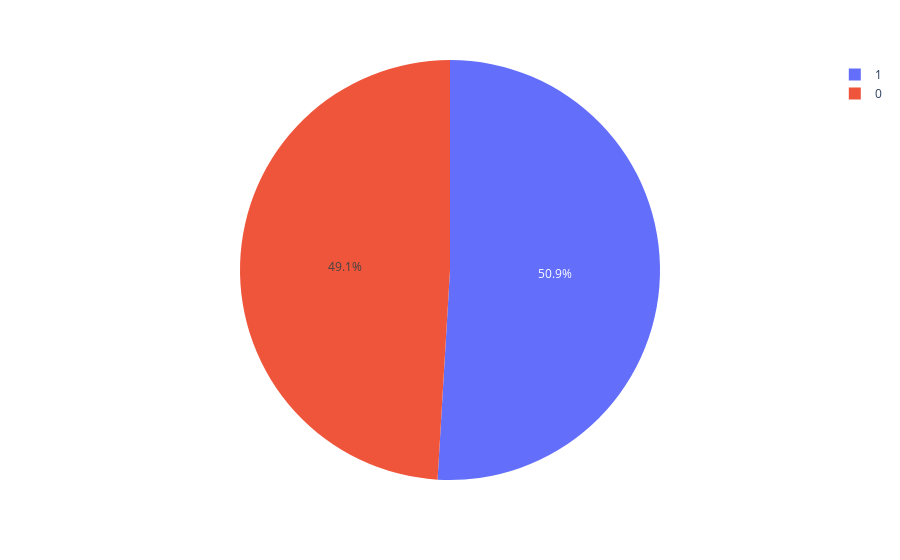

Write notebook code for a chart like this one.
### Markdown cell above
Visualizando los dato, podemos ver que hay mas gente con estres o **estres positivo**

### Code cell
express.pie(data_frame=df, names="labels", color="text")
#podemos ver que haay mas personas con estres positivo

### Figure 1 — Plotly figure (JSON) as saved in the notebook; plotly's stock layout.template omitted (floating-point values rounded to 4 significant figures; data arrays with more than 128 entries replaced by an {"elided": "..."} marker saying what was removed)
{"data": [{"customdata": {"elided": "8900x1 str values"}, "domain": {"x": [0, 1], "y": [0, 1]}, "hovertemplate": "labels=%{label}<br>text=%{customdata[0]}<extra></extra>", "labels": {"elided": "8900 int values"}, "legendgroup": "", "marker": {"colors": {"elided": "8900 str values"}}, "name": "", "showlegend": true, "type": "pie"}], "layout": {"legend": {"tracegroupgap": 0}, "margin": {"t": 60}}}
